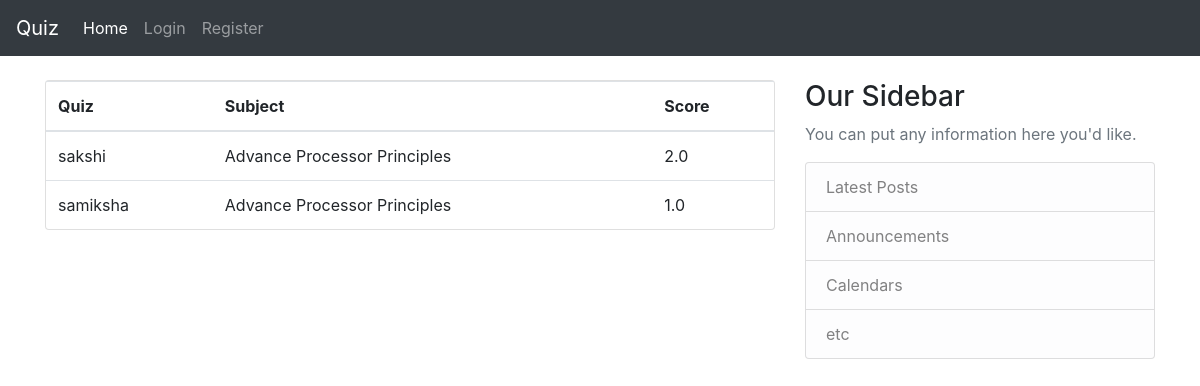
The app's page /student/dashboard with its own data.
### classroom/models.py (models this page shows, shortened)
class Dashboard(models.Model):
    student = models.ForeignKey(User, on_delete=models.CASCADE)
    quiz = models.ForeignKey(Quiz, on_delete=models.CASCADE, related_name='+')
    score = models.FloatField()
    date = models.DateTimeField(auto_now_add=True)

class Quiz(models.Model):
    subject= models.CharField(max_length=255)
    name = models.CharField(max_length=255)
    def __str__(self):
        return self.name

### classroom/views.py (the view)
# urls.py: path('student/dashboard', views.TakenQuizListView, name='dashboard'),
def TakenQuizListView(request):
     dashboards=Dashboard.objects.all()
     return render(request,'classroom/taken_quiz_list.html',{
        'dashboards' :dashboards
     })

### classroom/templates/classroom/taken_quiz_list.html
{% extends 'base.html' %}
{% block content %}
  <div class="card">
    <table class="table mb-0">
      <thead>
        <tr>
          <th>Quiz</th>
          <th>Subject</th>
          <th>Score</th>
        </tr>
      </thead>
      <tbody>
        {% for dashboard in dashboards %}
          <tr>
            <td>{{ dashboard.student }}</td>
            <td>{{ dashboard.quiz }}</td>
            <td>{{ dashboard.score }}</td>
          </tr>
        {% empty %}
          <tr>
            <td class="bg-light text-center font-italic" colspan="3">You haven't completed any quiz yet.</td>
          </tr>
        {% endfor %}
      </tbody>
    </table>
  </div>
{% endblock %}

### records on screen
Dashboard: student "sakshi", quiz "Advance Processor Principles", score "2.0"
Dashboard: student "samiksha", quiz "Advance Processor Principles", score "1.0"
